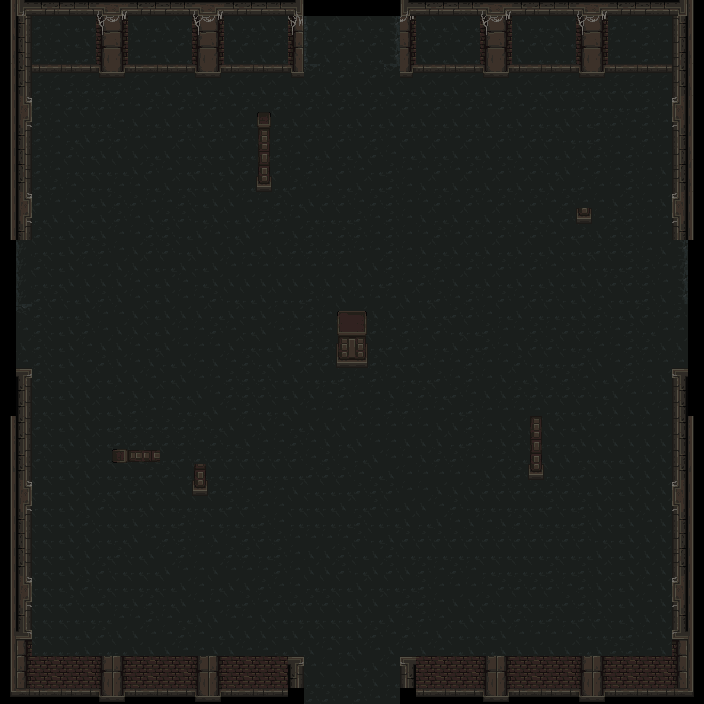

Rendered tile map (Tiled .tmx) drawn with the repository's tilesets; below, a short description and the map source with its tile grids summarised:
An orthogonal 44x44 tile map with 16x16 px tiles, 4 tile layers (флажки, пол, стены, проходящие_стены).

<map version="1.9" tiledversion="1.9.2" orientation="orthogonal" renderorder="right-down" width="44" height="44" tilewidth="16" tileheight="16" infinite="0" nextlayerid="5" nextobjectid="1">
 <tileset firstgid="1" source="mainlevbuild.tsx" />
 <layer id="4" name="флажки" width="44" height="44">
  <data>[1936 cells, 4 non-empty, 2 distinct tile ids]</data>
 </layer>
 <layer id="2" name="пол" width="44" height="44">
  <data>[1936 cells, 1793 non-empty, 18 distinct tile ids]</data>
 </layer>
 <layer id="1" name="стены" width="44" height="44">
  <data>[1936 cells, 274 non-empty, 70 distinct tile ids]</data>
 </layer>
 <layer id="3" name="проходящие_стены" width="44" height="44">
  <data>[1936 cells, 85 non-empty, 24 distinct tile ids]</data>
 </layer>
</map>
